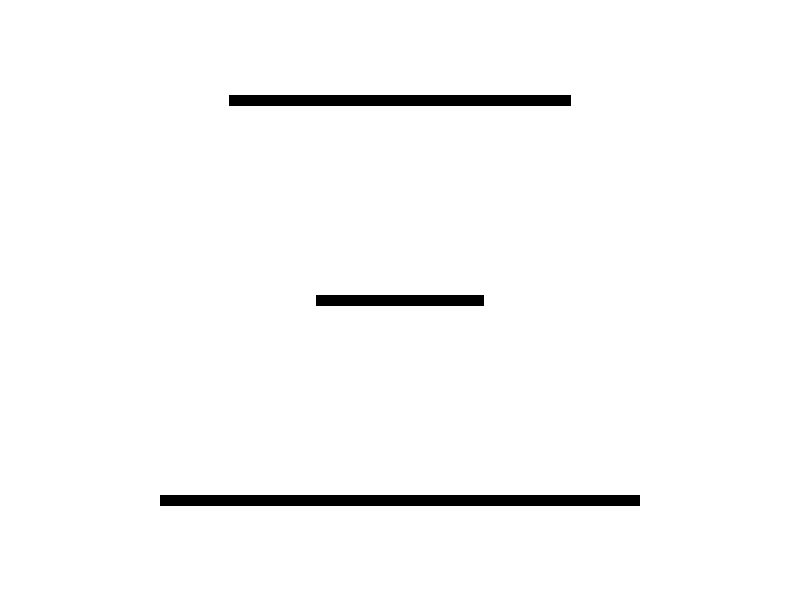
Frame 1 (no input)
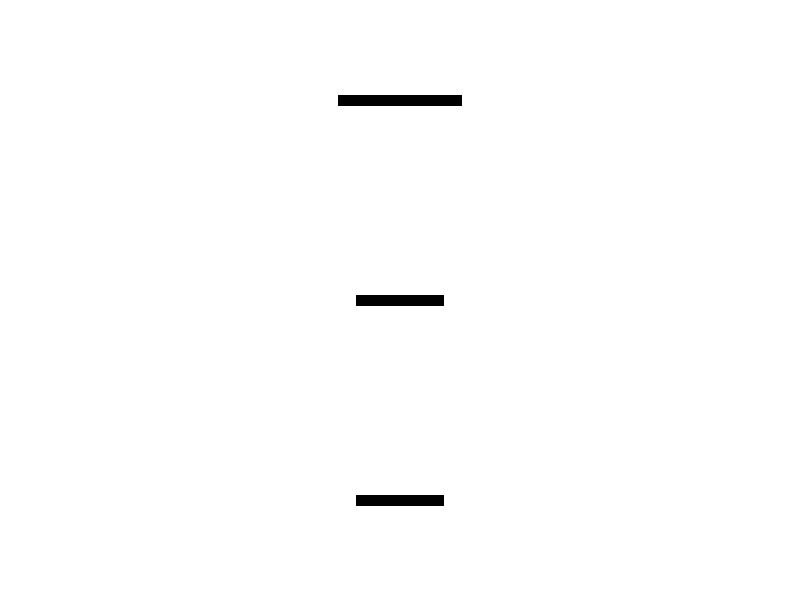
Frame 60 (the mouse pressed at the canvas centre just before this capture)
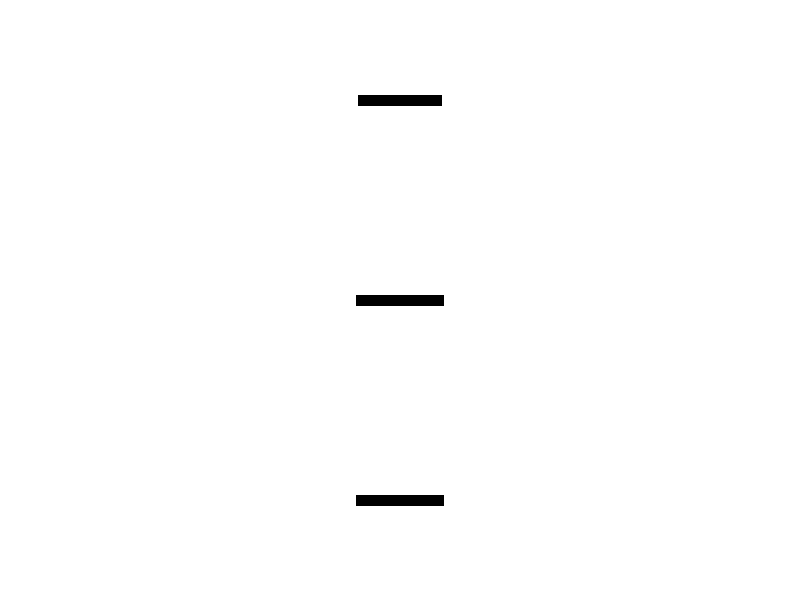
Frame 120 (the mouse held since frame 60 and released just before this capture)

The Processing sketch that drew these frames (run headless with seeded random() and noise(); from frame 60 on, the mouse is pressed at the canvas centre):

// Processing sketch: processing_118480
// ── processing_118480.pde

Ship ship1;
Ship ship2;
Ship ship3;
int range;


void setup(){
  size(800, 600); 
  frameRate(20); 
  ship1 = new Ship(width/2, 100.0);
  ship2 = new Ship(width/2, 300.0);
  ship3 = new Ship(width/2, 500.0);
  range = 3;
  
}
void draw() {
  background(255);

  ship1.move();
  ship2.move(); 
  ship3.move();
  if (abs(ship1.sizeX - ship2.sizeX) <= range) {
    ship1.freeze = true;
    ship2.freeze = true;
  }
  if (abs(ship1.sizeX - ship3.sizeX) <= range) {
    ship1.freeze = true;
    ship3.freeze = true;
  }
  if (abs(ship2.sizeX - ship3.sizeX) <= range) {
    ship2.freeze = true;
    ship3.freeze = true;
  }
  
  
  ship1.display();
  ship2.display();
  ship3.display();
   
}

class Ship {
  float low; 
  float high; 
  float sizeX;
  float sizeY;
  float posX;
  float posY;
  boolean freeze;

  Ship(float tPosX, float tPosY) {
    freeze = false;
    low = 50;
    high = 500;
    posX = tPosX;
    posY = tPosY;
  }
  void move(){
    sizeY=10;
    if (!freeze) {
    sizeX=random(low, high);
    
    }    
    
      
  }
  void display() {
    rectMode(CENTER);
    fill(0);
    rect(posX,posY,sizeX,sizeY);

  }
  
}
